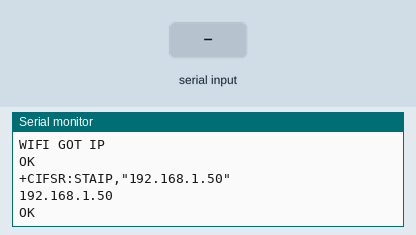
The sketch below on a simulated Arduino Uno, built with avr-gcc and run on an emulated ATmega328P. Shown: the last lines printed to the serial monitor. The inputs (shaded band) are chosen by the test bench. The modem accepts every AT command (registered, SIM ready, sends succeed) and sends nothing else.

Above: at 10.4 s.
10.5 s: "1" received over the second serial link
At 11.6 s:
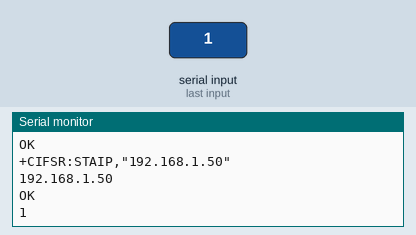
12.0 s: "0" received over the second serial link
At 12.7 s:
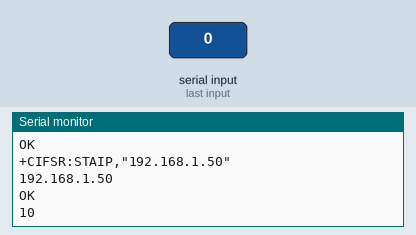

Measured:
- after the input at 10.5 s, the serial monitor: prints a new line at once (image 1)
- after the input at 12.0 s, the serial monitor: prints a new line at once (image 2)

The sketch:

ESP.ino
```cpp
#include<SoftwareSerial.h>


const String  wSSID = "Xpress_Network";
const String  wPSWD = "KudlaKatapadi123456";
int RST = 4;
int rx = 3;
int tx = 2;
int c = 0;

SoftwareSerial esp(rx,tx);

void setESP()
{
  String r="";
  String SSPW = "AT+CWJAP=\""+wSSID+"\",\""+wPSWD+"\"";
  digitalWrite(RST,LOW);
  delay(100);
  digitalWrite(RST,HIGH);
  Serial.println(sendCmd("AT+QWAP",2000));
  Serial.println(sendCmd("AT+MODE=1",2000));
  Serial.println(sendCmd(SSPW,5000));
  Serial.println(sendCmd("AT+CIFSR",0));
}


String sendCmd(String cmd,int delayTime)
{
  String response="";
  cmd.concat("\r");
  esp.println(cmd);
  delay(delayTime);
  while(esp.available())
  {
    response += (char)esp.read();
  }
  return response;
}


void setup()
{
 Serial.begin(9600);
 esp.begin(9600);
 Serial.println("Started");
 pinMode(RST,OUTPUT);
 setESP();
}

void loop()
{
  if(esp.available())
  {
    while(esp.available())
    {
      char c = (char)esp.read();
      Serial.write(c);
    }
  }

  if(Serial.available())
  {
    delay(100);
    String cmd = "";
    while(Serial.available())
    {
      cmd += (char)Serial.read();
    }
    cmd.concat("\r");
    esp.println(cmd);
  }
}
```
